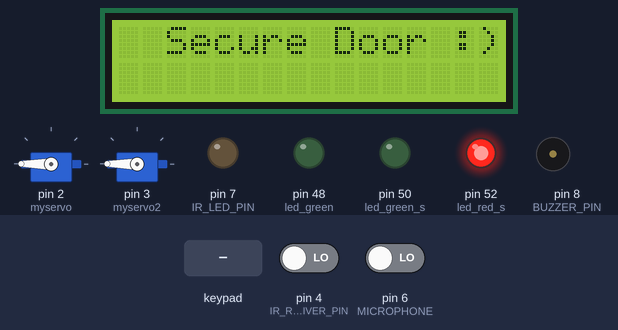
The sketch below on a simulated Arduino Mega 2560, built with avr-gcc and run on an emulated ATmega2560. On the bench: 16×2 character LCD, 2 × servo, output pins drawn as LEDs (lit = HIGH), buzzer (waves = sounding, pin HIGH). The test bench sets the inputs (shaded band); at power-on: pin 4 (IR_RECEIVER_PIN) LOW, pin 6 (MICROPHONE) LOW. What the sketch prints to the serial monitor is not drawn.

Above: at 0.1 s.
1.3 s: pin 4 (IR_RECEIVER_PIN) driven HIGH
At 3.6 s:
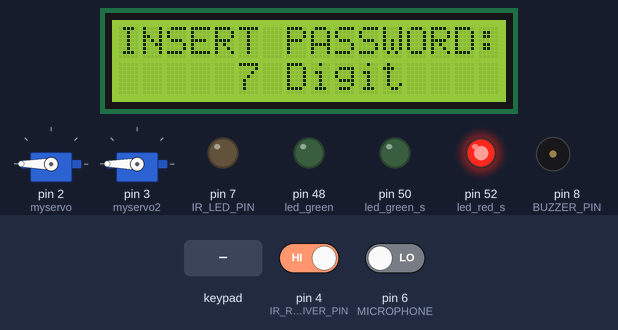
3.9 s: key '5' pressed
At 6.2 s:
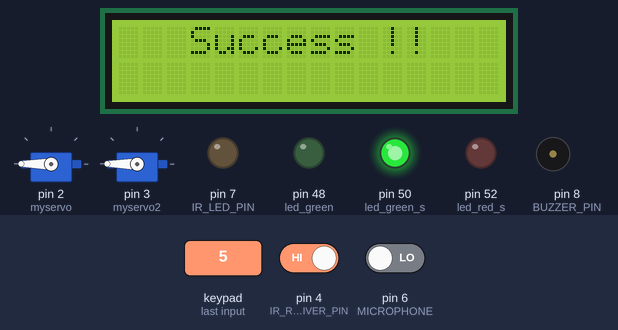
12.5 s: keypad keys 2 2 2 4 2 6 2 8 pressed 0.586 s apart
At 22.0 s:
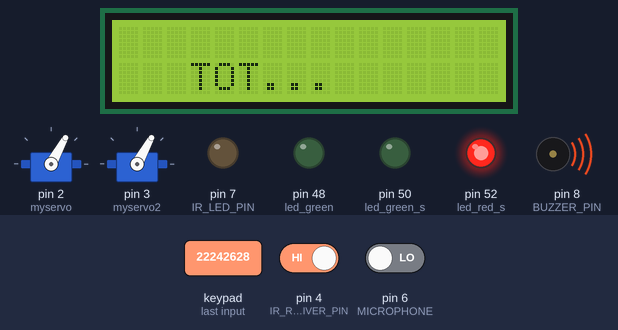
Timing chart, 0 to 23.5 s (numbered marks = the images above; inputs shaded):
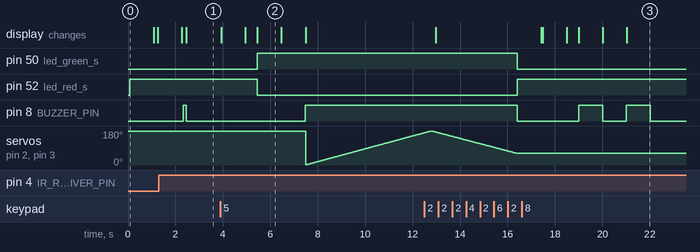

The sketch:

project.ino
```cpp
int IR_LED_PIN = 7;   // IR LED pin
int IR_RECEIVER_PIN = 4;  // IR receiver pin
int MICROPHONE = 6  ;
int BUZZER_PIN = 8;  // Buzzer pin
int DEBOUNCE_DELAY = 50; // Debounce delay in milliseconds
int led_red_s = 52;
int led_green_s = 50;

int led_green = 48;


int led_delay = 70;
int x = 180;

int check = false;
int check1 = false;
int check2= false;
int check2_F = false;
int check_state_servo = false;
int check3 =false;
int check_fina = false;
bool ch_de =false;
bool t = false;


bool bf= false;
int time_bf = 5000;
const int time_min = 1;
int f_time_bf = 0;
int chb = 0;

bool sc = false;
bool sc2 =false;
bool sc3 =false;

int stack_key =0;

#include <Servo.h>
Servo myservo; //ประกาศตัวแปรแทน Servo
Servo myservo2;

#include <Keypad.h>
const byte ROWS = 4; //four rows
const byte COLS = 4; //three columns
char keys[ROWS][COLS] = {
  {'1', '2', '3', 'A'},
  {'4', '5', '6', 'B'},
  {'7', '8', '9', 'C'},
  {'*', '0', '#', 'D'}
};
byte rowPins[ROWS] = {22, 24, 26, 28};
byte colPins[COLS] = {30, 32, 34, 36};
Keypad keypad = Keypad( makeKeymap(keys), rowPins, colPins, ROWS, COLS );

const int log_password= 53;
int password = 0;

#include <LCD_I2C.h>
#include "DHT.h"
#define DHTPIN 2     // what digital pin we're connected to

// Uncomment whatever type you're using!
//#define DHTTYPE DHT11   // DHT 11
#define DHTTYPE DHT11   // DHT 22  (AM2302), AM2321
DHT dht(DHTPIN, DHTTYPE);

LCD_I2C lcd(0x27, 16, 2); // Default address of most PCF8574 modules, change according

int lcd_servo_open(){
      lcd.setCursor(3,0);
      lcd.print("OPEN DOOR");
      lcd.setCursor(3,1);
      lcd.print("..........");
      return 1;
}

int lcd_servo_close(){
      lcd.setCursor(3,0);
      lcd.print("CLOSE DOOR");
      lcd.setCursor(3,1);
      lcd.print("..........");
      return 1;
}

int lcd_chb(){
  lcd.setCursor(3,0);
  lcd.print("ERROR!!");
  lcd.setCursor(3,1);
  lcd.print(f_time_bf);

  return 1;
  }


int s_time_brute(){
  time_bf += chb*(time_bf*time_min);
  if(ch_de ==false){
  f_time_bf = time_bf;
  ch_de = true;
  }
  chb +=1;
  return 1;
  }

int de_time(){
  f_time_bf -=1 ;
  return 1;
  }


int debounceAnalogRead(int pin) {
  int val = digitalRead(pin);
  delay(DEBOUNCE_DELAY);
  int newVal = digitalRead(pin);
  if (abs(val - newVal) < 10) {
    return newVal;
  } else {
    return val;
  }
}


void setup() {
  pinMode(IR_LED_PIN, OUTPUT);
  pinMode(IR_RECEIVER_PIN, INPUT);
  pinMode(BUZZER_PIN, OUTPUT);

  pinMode(led_red_s, OUTPUT);
  pinMode(led_green_s, OUTPUT);

  pinMode(MICROPHONE,INPUT);
  pinMode(led_green,OUTPUT);


  Serial.begin(9600);
  lcd.begin();
  lcd.backlight();
  myservo.attach(2); // กำหนดขา 9 ควบคุม Servo
  myservo2.attach(3);
}

void loop() {

   if(not(sc3)){
  myservo.write(180);
  myservo2.write(180);
  digitalWrite(led_red_s,HIGH);
  digitalWrite(led_green_s,LOW);
  sc3=true;
    }


  if(digitalRead(BUZZER_PIN) or check){
    if(check1==false){
    lcd.setCursor(0,0);
    lcd.print("INSERT PASSWORD:))");
    lcd.setCursor(5,1);
    lcd.print("7 Digit");
    }
    check = true;
    check1 = true;
    char key = keypad.getKey();

    if (key != NO_KEY and check2==false) {
      stack_key +=1;
      lcd.setCursor(1,0);
      lcd.print("INSERT PASSWORD :");
      lcd.setCursor(1,1);
      lcd.print(">>>>>>>");
      lcd.setCursor(8,1);
      lcd.print(key);
      lcd.setCursor(9,1);
      lcd.print("<<<<<<<");
      delay(1000);
      lcd.clear();
      lcd.setCursor(8,0);
      lcd.print("SET");
      lcd.setCursor(8,1);
      lcd.print(stack_key);
      delay(500);
      lcd.clear();


      password += int(key);
      if(stack_key==1){
        if(password == log_password){
          check2=true;
          digitalWrite(led_red_s,LOW);
          digitalWrite(led_green_s,HIGH);
          }
        else{
          check2_F=true;
          check2=true;
          }
      }
      Serial.println(password);
    }

    if(check2_F == true and check2==true){
      digitalWrite(BUZZER_PIN,HIGH);
      delay(1000);
      lcd.setCursor(3,0);
      lcd.print("Fail !!");
      digitalWrite(BUZZER_PIN,LOW);
      delay(1000);
      digitalWrite(BUZZER_PIN,HIGH);
      lcd.clear();
      lcd.setCursor(3,1);
      lcd.print("TOT...");
      delay(1000);
      lcd.clear();
      check2 =false;
      check2_F = false;
      check = true;
      check1 = false;
      bf = true;
      stack_key = 0;
      password =0;
      s_time_brute();
      digitalWrite(BUZZER_PIN,LOW);
      }

    if(bf==true ){
      while(f_time_bf>0){
      lcd_chb();
      de_time();
      }
      lcd.clear();
      bf= false;
      }


    if(check2 == true and check3==false and check2_F == false and t==false){
      lcd.setCursor(3,0);
      lcd.print("Success !!");
      delay(1000);
      lcd.clear();
      lcd.setCursor(3,1);
      lcd.print("WELCOME :)");
      delay(1000);
      lcd.clear();
      t=true;
      check_state_servo = true;
      }


   if(sc==false and sc2==false and check_state_servo == true){
  // put your main code here, to run repeatedly:
    for (int i = 1; i <= 180;i++){
      digitalWrite(BUZZER_PIN, HIGH);
      lcd_servo_open();
      myservo.write(i);
      myservo2.write(i);
      Serial.println(i);
      delay(10);
    }
    digitalWrite(BUZZER_PIN, LOW);
    sc = true;
    sc2 =true;
    Serial.println("1");
    lcd.clear();
  }

  if(t== true)
  {
  digitalWrite(led_green,(digitalRead(MICROPHONE)));
  }

  if(sc==true and sc2==true and digitalRead(IR_RECEIVER_PIN)){
    for (int i = 180; i > 60; i--) {
    digitalWrite(BUZZER_PIN, HIGH);
     lcd_servo_close();
    myservo.write(i);
    myservo2.write(i);
    Serial.println(i);
    delay(10);
    }
    digitalWrite(BUZZER_PIN, LOW);
   sc =false;
   sc2= false;
   check2 =false;
   check = true;
    check1 = false;
    check2_F = false;
    stack_key = 0;
    password =0;
   Serial.println("2");
   check_state_servo = false;
   digitalWrite(led_red_s,HIGH);
   digitalWrite(led_green_s,LOW);
   delay(1000);
   lcd.clear();
  }


  digitalWrite(BUZZER_PIN, LOW);
//
  }


  if(check == false){
    lcd.setCursor(2,0);
    lcd.print("Secure Door :))");
    delay(1000);
    lcd.clear();


    Serial.println(digitalRead(IR_RECEIVER_PIN));
    digitalWrite(IR_LED_PIN, HIGH);
    delayMicroseconds(100);  // Replace with your desired IR signal timing
    digitalWrite(IR_LED_PIN, LOW);
    delay(10);  // Wait for receiver to settle

    // Read status of IR receiver with debouncing
    int receiverValue = debounceAnalogRead(IR_RECEIVER_PIN);

    // If the receiver value is high, turn on the buzzer
    if (receiverValue == 1) {
      digitalWrite(BUZZER_PIN, HIGH);
      Serial.println("Buzzer ON");
    } else {
      digitalWrite(BUZZER_PIN, LOW);
      Serial.println("Buzzer OFF");
    }

    delay(100);  // Replace with your desired loop delay
  }
}
```

Measured:
- after the input at 1.3 s, pin 8 (BUZZER_PIN): LOW → HIGH after 1.0 s, → LOW 0.13 s later; the display: first differs from a run without the input after 1.1 s (image 1)
- after the input at 3.9 s, pin 50 (led_green_s): LOW → HIGH after 1.5 s; pin 52 (led_red_s): HIGH → LOW after 1.5 s; pin 8 (BUZZER_PIN): LOW → HIGH after 3.6 s; the display: first changes at once (image 2 shows a later state)
- by itself, servo on pin 2 (myservo), servo on pin 3 (myservo2): rises from 171° to 180° in 0.26 s, then falls to 61° in 3.6 s
- what the display in image 2 shows lasts 1.0 s, from 5.5 s to 6.5 s
